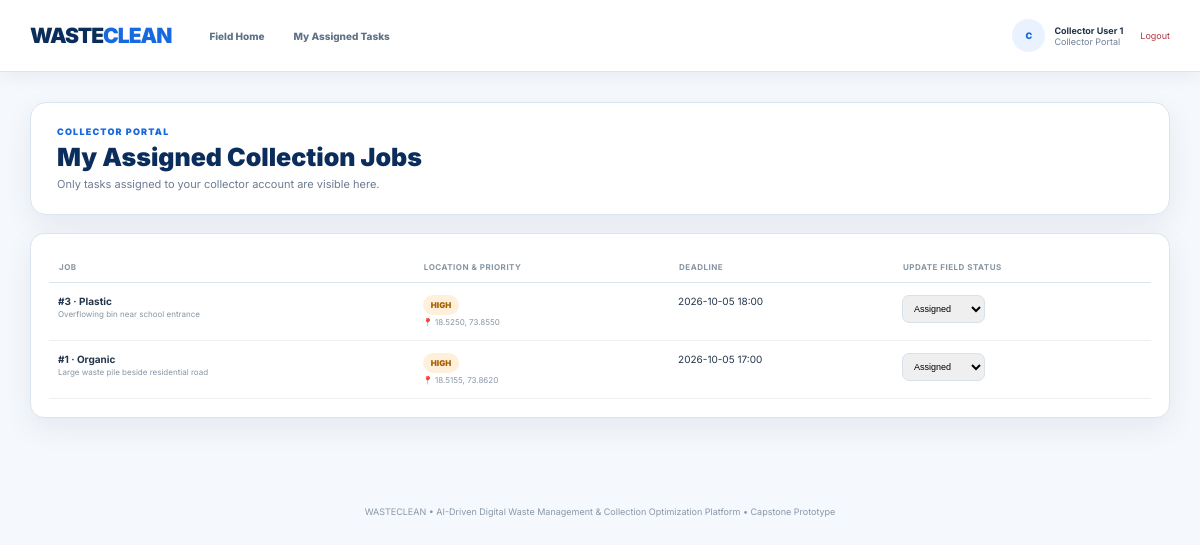
Page /tasks (signed in) on the committed database.
### tables this page shows
CREATE TABLE users (
        id INTEGER PRIMARY KEY AUTOINCREMENT, name TEXT NOT NULL, email TEXT UNIQUE NOT NULL,
        password TEXT NOT NULL, role TEXT NOT NULL
    );

CREATE TABLE tasks (
        id INTEGER PRIMARY KEY AUTOINCREMENT, report_id INTEGER NOT NULL, collector_id INTEGER,
        deadline TEXT, status TEXT NOT NULL DEFAULT 'Assigned', assigned_at TEXT NOT NULL,
        FOREIGN KEY(report_id) REFERENCES reports(id), FOREIGN KEY(collector_id) REFERENCES users(id)
    );

CREATE TABLE reports (
        id INTEGER PRIMARY KEY AUTOINCREMENT, citizen_id INTEGER, waste_type TEXT NOT NULL,
        description TEXT NOT NULL, latitude REAL NOT NULL, longitude REAL NOT NULL,
        priority TEXT NOT NULL, ai_confidence REAL NOT NULL, ai_reason TEXT,
        status TEXT NOT NULL DEFAULT 'Pending', created_at TEXT NOT NULL,
        FOREIGN KEY(citizen_id) REFERENCES users(id)
    );

### app.py (the view, shortened to what this page needs)
@app.route("/tasks")
def tasks():
    if not logged_in(): return redirect(url_for("login"))
    u=current_user()
    if u["role"] not in ("Collector","Supervisor","Admin"):
        flash("Task management is not part of the Citizen Portal.","danger"); return redirect(url_for("dashboard"))
    conn=db()
    if u["role"]=="Collector":
        rows=conn.execute("""SELECT t.*,r.waste_type,r.description,r.latitude,r.longitude,r.priority,u.name collector_name
            FROM tasks t JOIN reports r ON r.id=t.report_id LEFT JOIN users u ON u.id=t.collector_id WHERE t.collector_id=? ORDER BY CASE r.priority WHEN 'CRITICAL' THEN 1 WHEN 'HIGH' THEN 2 WHEN 'MEDIUM' THEN 3 ELSE 4 END,t.id DESC""",(u["id"],)).fetchall()
    conn.close(); return render_template("tasks.html",tasks=rows)

### app.py (called while the page is built)
def db():
    conn = sqlite3.connect(DB_PATH)
    conn.row_factory = sqlite3.Row
    return conn

def logged_in(): return session.get("user_id") is not None

def current_user():
    if not logged_in(): return None
    conn=db(); u=conn.execute("SELECT * FROM users WHERE id=?",(session["user_id"],)).fetchone(); conn.close(); return u

@app.context_processor
def inject():
    return {"user":current_user(),"app_name":"WASTECLEAN","stats":stats() if logged_in() else {}}

### templates/tasks.html (shortened to what this page needs)
{% extends "base.html" %}{% block content %}
{% if user['role']=='Collector' %}<div class="hero"><div><div class="eyebrow">Collector Portal</div><div class="title">My Assigned Collection Jobs</div><div class="subtitle">Only tasks assigned to your collector account are visible here.</div></div></div><div class="card"><table><thead><tr><th>Job</th><th>Location & Priority</th><th>Deadline</th><th>Update Field Status</th></tr></thead><tbody>{% for t in tasks %}<tr><td><b>#{{t.id}} · {{t.waste_type}}</b><br><small>{{t.description}}</small></td><td><span class="badge {{t.priority|lower}}">{{t.priority}}</span><br><small>📍 {{'%.4f'|format(t.latitude)}}, {{'%.4f'|format(t.longitude)}}</small></td><td>{{t.deadline or '—'}}</td><td>{% if t.status!='Completed' %}<form method="post" action="{{url_for('task_status',task_id=t.id)}}"><select name="status" onchange="this.form.submit()" style="padding:7px;border:1px solid #d8e2ea;border-radius:7px;font-size:9px"><option {% if t.status=='Assigned' %}selected{% endif %}>Assigned</option><option {% if t.status=='In Progress' %}selected{% endif %}>In Progress</option><option>Completed</option></select></form>{% else %}<span class="badge completed">Completed ✓</span>{% endif %}</td></tr>{% else %}<tr><td colspan="4">No tasks assigned to you.</td></tr>{% endfor %}</tbody></table></div>
{% endif %}
{% endblock %}

### templates/base.html (shortened to what this page needs)
<!doctype html><html><head><link rel="stylesheet" href="https://unpkg.com/leaflet@1.9.4/dist/leaflet.css"></head><body>
{% if user %}<nav class="nav"><a class="brand" href="{{ url_for('dashboard') }}">WASTE<span>CLEAN</span></a><div class="navlinks">{% if user['role']=='Citizen' %}<a href="{{ url_for('dashboard') }}">My Home</a><a href="{{ url_for('report') }}">＋ Report Waste</a><a href="{{ url_for('reports') }}">My Reports</a>{% elif user['role']=='Supervisor' %}<a href="{{ url_for('dashboard') }}">Control Room</a><a href="{{ url_for('reports') }}">Review Reports</a><a href="{{ url_for('tasks') }}">Dispatch Tasks</a><a href="{{ url_for('analytics') }}">Operations Analytics</a>{% elif user['role']=='Collector' %}<a href="{{ url_for('dashboard') }}">Field Home</a><a href="{{ url_for('tasks') }}">My Assigned Tasks</a>{% elif user['role']=='Admin' %}<a href="{{ url_for('dashboard') }}">Admin Home</a><a href="{{ url_for('reports') }}">All Reports</a><a href="{{ url_for('tasks') }}">All Tasks</a><a href="{{ url_for('analytics') }}">Platform Analytics</a><a href="{{ url_for('admin') }}">User & System Control</a>{% endif %}</div><div class="user"><div class="avatar">{{ user['name'][0] }}</div><div><b style="color:#243447">{{ user['name'] }}</b><br>{{ user['role'] }} Portal</div><a class="logout" href="{{ url_for('logout') }}">Logout</a></div></nav>{% endif %}<main class="container">{% with messages=get_flashed_messages(with_categories=true) %}{% for category,msg in messages %}<div class="flash {{ category }}">{{ msg }}</div>{% endfor %}{% endwith %}{% block content %}{% endblock %}</main>{% if user %}<div class="footer">WASTECLEAN • AI-Driven Digital Waste Management & Collection Optimization Platform • Capstone Prototype</div>{% endif %}<script src="https://unpkg.com/leaflet@1.9.4/dist/leaflet.js"></script>{% block scripts %}{% endblock %}</body></html>

### templates/base.html (style rules this page uses)
:root { --navy:#0b2d5c;--blue:#1769e0;--blue2:#2f80ed;--blue-soft:#eaf2ff;--bg:#f5f8fc;--card:#ffffff;--text:#24364b;--muted:#6b7c91;--border:#dbe5f0;--danger:#d9364f;--orange:#e48a16;--shadow:0 10px 30px rgba(11,45,92,.07) }
* { box-sizing:border-box }
body { margin:0;background:var(--bg);font-family:Inter,Arial,sans-serif;color:var(--text) }
.nav { height:72px;background:#fff;border-bottom:1px solid var(--border);display:flex;align-items:center;padding:0 30px;gap:26px;position:sticky;top:0;z-index:20;box-shadow:0 4px 18px rgba(11,45,92,.06) }
.brand { font-size:21px;font-weight:900;letter-spacing:-1px;text-decoration:none;color:var(--navy);white-space:nowrap }
.brand span { color:var(--blue) }
.navlinks { display:flex;gap:5px;align-items:center;flex:1 }
.navlinks a { font-size:10px;font-weight:800;color:#5e7187;text-decoration:none;padding:10px 12px;border-radius:8px;transition:.2s }
.user { display:flex;align-items:center;gap:9px;font-size:9px;color:#718196;white-space:nowrap }
.avatar { width:33px;height:33px;border-radius:50%;display:grid;place-items:center;background:var(--blue-soft);color:var(--blue);font-weight:900 }
.logout { font-size:9px;color:#b13645;text-decoration:none;margin-left:8px }
.container { max-width:1260px;margin:auto;padding:30px 30px 70px }
.footer { text-align:center;color:#8a98a8;font-size:9px;padding:18px }
.hero { display:flex;justify-content:space-between;align-items:center;background:#fff;border:1px solid var(--border);border-radius:16px;padding:23px 26px;margin-bottom:18px;box-shadow:var(--shadow) }
.eyebrow { font-size:9px;text-transform:uppercase;letter-spacing:1.2px;font-weight:900;color:var(--blue) }
.title { font-size:25px;font-weight:900;color:var(--navy);margin-top:5px }
.subtitle { font-size:11px;color:var(--muted);margin-top:5px }
.card,.section { background:#fff;border:1px solid var(--border);border-radius:14px;padding:18px;box-shadow:var(--shadow) }
.badge { display:inline-block;padding:5px 8px;border-radius:20px;font-size:8px;font-weight:900;background:#e9eef5;color:#587080 }
.badge.high { background:#fff0dc;color:#a76000 }
table { width:100%;border-collapse:collapse;font-size:10px }
th { text-align:left;color:#8795a2;font-size:8px;text-transform:uppercase;letter-spacing:.5px;padding:10px;border-bottom:1px solid var(--border) }
td { padding:12px 9px;border-bottom:1px solid #edf1f4;vertical-align:top }
small { font-size:8px;color:#8795a2;line-height:1.5 }

### rows in the picture
users: name "C", name "Collector User 1", role "Collector"
tasks: id "3", waste_type "Plastic", description "Overflowing bin near school entrance", priority "HIGH", deadline "2026-10-05 18:00", status "Assigned"
reports: latitude "18.5250", longitude "73.8550"
tasks: id "1", waste_type "Organic", description "Large waste pile beside residential road", priority "HIGH", deadline "2026-10-05 17:00", status "Assigned"
reports: latitude "18.5155", longitude "73.8620"
